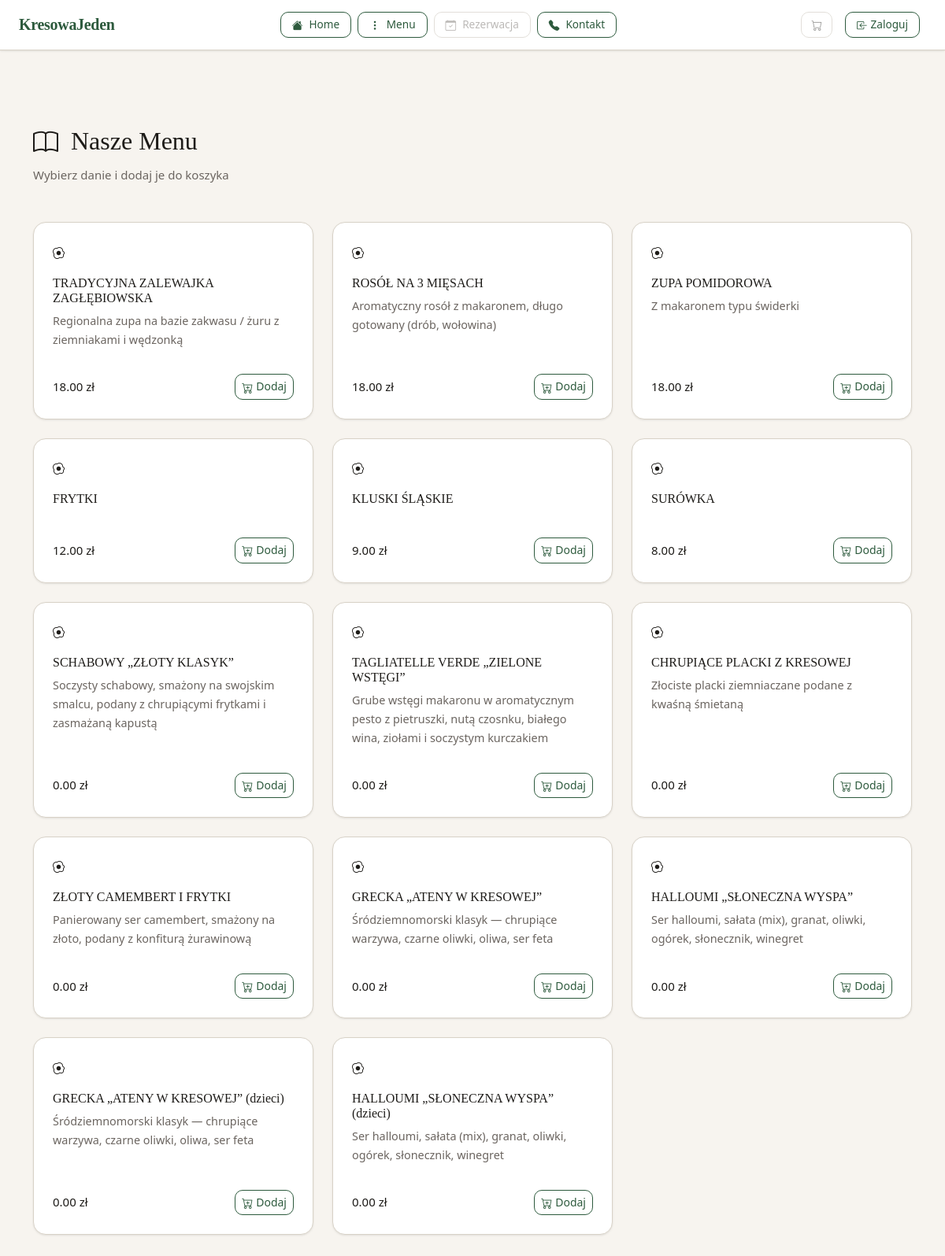
Page /menu/menu.php on the earlier database version.
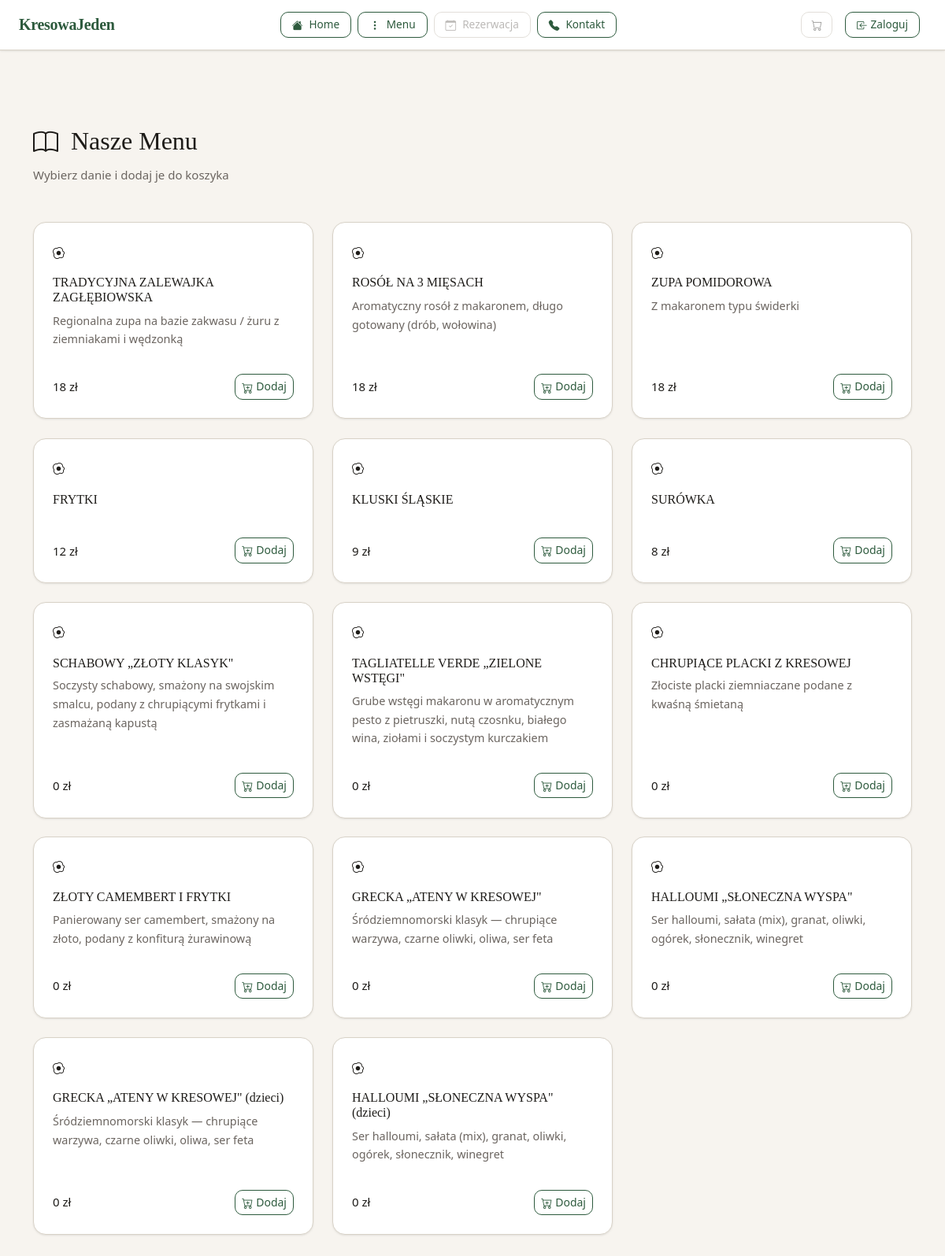
Same page on the later database version.
### tables this page shows
CREATE TABLE `menu` (
  `id` int(11) NOT NULL,
  `nazwaPotrawy` text NOT NULL,
  `opis` text NOT NULL,
  `cena` float NOT NULL,
  `dostepne` tinyint(1) NOT NULL,
  `typ` varchar(50) DEFAULT NULL
);

### menu/menu.php (the view, shortened to what this page needs)
<?php
require_once __DIR__ . '/../db.php';
?>
<!DOCTYPE html>
<html lang="pl">
<head>
    <link href="https://cdn.jsdelivr.net/npm/bootstrap@5.3.8/dist/css/bootstrap.min.css" rel="stylesheet">
    <link rel="stylesheet" href="https://cdn.jsdelivr.net/npm/bootstrap-icons@1.11.3/font/bootstrap-icons.min.css">
    <link rel="stylesheet" href="/style.css">
</head>
<body>
<?php include ROOT . '/navbar.php'; ?>
    <?php
        $z = "SELECT menu.nazwaPotrawy, menu.opis, menu.cena, menu.id FROM menu where dostepne=1";
        $r = mysqli_query($conn, $z);
    ?>
    <main>
        <div class="container py-5" style="padding-top: calc(var(--kj-navbar-h) + 2rem) !important;">
            <div class="page-header mb-5">
                <h2 class="page-title"><i class="bi bi-book me-3"></i>Nasze Menu</h2>
                <p class="page-subtitle">Wybierz danie i&nbsp;dodaj je do koszyka</p>
            </div>
            <div class="row row-cols-1 row-cols-md-2 row-cols-lg-3 g-4">
                <?php while($wiersz = mysqli_fetch_row($r)): ?>
                <div class="col">
                    <div class="card h-100 menu-card">
                        <div class="card-body d-flex flex-column p-4">
                            <div class="menu-card-icon">
                                <i class="bi bi-egg-fried"></i>
                            </div>
                            <h5 class="card-title mt-3"><?php echo htmlspecialchars($wiersz[0]); ?></h5>
                            <p class="card-text flex-grow-1"><?php echo htmlspecialchars($wiersz[1]); ?></p>
                            <div class="d-flex align-items-center justify-content-between mt-3">
                                <span class="menu-price"><?php echo htmlspecialchars($wiersz[2]); ?> zł</span>
                                <form action='<?=ADDTOCART?>' method='POST'>
                                    <button type='submit' class='btn btn-outline-success btn-sm'>
                                        <i class='bi bi-cart-plus me-1'></i>Dodaj
                                    </button>
                                </form>
                            </div>
                        </div>
                    </div>
                </div>
                <?php endwhile; ?>
            </div>
        </div>
    </main>
    <?php include ROOT . '/toast.php'; ?>
</body>
</html>

### navbar.php (shortened to what this page needs)
<header>
    <nav class="navbar navbar-expand-sm fixed-top">
        <div class="container-fluid px-4">
            <a href="<?=INDEX?>" class="navbar-text text-decoration-none">
                KresowaJeden
            </a>
            <ul class="navbar-nav mx-auto align-items-center">
                <li class="nav-item px-1">
                    <a href="<?=INDEX?>" class="btn btn-outline-success">
                        <i class="bi bi-house-fill me-2"></i>Home
                    </a>
                </li>
                <li class="nav-item px-1">
                    <a href="<?=VIEWMENU?>" class="btn btn-outline-success">
                        <i class="bi bi-three-dots-vertical me-2"></i>Menu
                    </a>
                </li>
                <?php if(isset($_SESSION['isAdmin']) && $_SESSION['isAdmin']): ?>
                    <li class="nav-item px-1">
                        <div class="dropend">
                            <a class="btn btn-outline-danger dropdown-toggle" role="button" data-bs-toggle="dropdown">
                                Administracja
                            </a>
                            <ul class="dropdown-menu">
                                <li><a class="dropdown-item" href="<?=MODIFYMENU?>">Modyfikuj menu</a></li>
                                <li><a class="dropdown-item disabled" href="#">Zarządzaj pracownikami</a></li>
                            </ul>
                        </div>
                    </li>
                <?php else: ?>
                    <li class="nav-item px-1">
                        <?php if(isset($_SESSION['user'])): ?>
                            <a href="#" class="btn btn-outline-success" data-bs-toggle="modal" data-bs-target="#bookModal1">
                                <i class="bi bi-calendar-check me-2"></i>Rezerwacja
                            </a>
                        <?php else: ?>
                            <a href="#" class="btn btn-outline-secondary disabled">
                                <i class="bi bi-calendar-check me-2"></i>Rezerwacja
                            </a>
                        <?php endif; ?>
                    </li>
                    <li class="nav-item px-1">
                        <a href="<?=CONTACT?>" class="btn btn-outline-success">
                            <i class="bi bi-telephone-fill me-2"></i>Kontakt
                        </a>
                    </li>
                <?php endif; ?>
            </ul>
            <ul class="navbar-nav ms-3 align-items-center">
                <?php if(isset($_SESSION['user'])): ?>
                    <?php $count = isset($_SESSION['cart']) ? array_sum($_SESSION['cart']) : 0; ?>
                    <li class="nav-item mx-1 my-1 px-1">
                        <a href="<?=VIEWCART?>" class="btn btn-outline-light position-relative">
                            <i class="bi bi-cart"></i>
                            <?php if($count > 0): ?>
                                <span class="position-absolute top-0 start-100 translate-middle badge rounded-pill" style="background:var(--kj-green);font-size:.65rem;"><?=$count?></span>
                            <?php endif; ?>
                        </a>
                    </li>
                    <li class="nav-item px-1">
                        <a href="<?=VIEWACCOUNT?>" class="btn btn-outline-light">
                            <i class="bi bi-person-fill"></i>
                        </a>
                    </li>
                    <li class="nav-item px-1">
                        <a href="<?=LOGOUT?>" class="btn btn-outline-danger">
                            <i class="bi bi-box-arrow-right me-2"></i>Wyloguj
                        </a>
                    </li>
                <?php else: ?>
                    <li class="nav-item mx-1 my-1 px-1">
                        <a href="<?=VIEWCART?>" class="btn btn-outline-light disabled">
                            <i class="bi bi-cart"></i>
                        </a>
                    </li>
                    <li class="nav-item mx-1 my-1 px-1">
                        <a href="#" class="btn btn-outline-success" data-bs-toggle="modal" data-bs-target="#loginModal">
                            <i class="bi bi-box-arrow-in-left me-1"></i>Zaloguj
                        </a>
                    </li>
                <?php endif; ?>
            </ul>
        </div>
    </nav>
</header>

### toast.php (shortened to what this page needs)
<div class="position-fixed bottom-0 end-0 p-3" style="z-index: 9999">
</div>

### style.css (style rules this page uses)
:root { --kj-bg: #F7F4EF; --kj-surface: #FFFFFF; --kj-surface-alt: #F0EDE6; --kj-border: #D8D2C7; --kj-border-dark: #BFB8AC; --kj-text: #1E1C19; --kj-text-muted: #6B6560; --kj-text-light: #9B9490; --kj-green: #2D5A3D; --kj-green-hover: #234830; --kj-green-light: #EBF3EE; --kj-green-text: #1B3E29; --kj-amber: #C17A2A; --kj-amber-light: #FDF3E3; --kj-amber-text: #7A4A10; --kj-danger: #B53C3C; --kj-danger-light: #FDEAEA; --kj-danger-text: #7A2020; --kj-warning: #C17A2A; --kj-warning-light:#FDF3E3; --kj-radius-sm: 6px; --kj-radius-md: 10px; --kj-radius-lg: 16px; --kj-radius-xl: 24px; --kj-shadow-sm: 0 1px 3px rgba(30,28,25,.07), 0 1px 2px rgba(30,28,25,.04); --kj-shadow-md: 0 4px 12px rgba(30,28,25,.09), 0 2px 4px rgba(30,28,25,.05); --kj-shadow-lg: 0 10px 30px rgba(30,28,25,.12), 0 4px 8px rgba(30,28,25,.06); --kj-font-body: 'Lora', Georgia, serif; --kj-font-ui: 'DM Sans', system-ui, sans-serif; --kj-navbar-h: 64px; }
*, *::before, *::after { box-sizing: border-box; }
html { scroll-behavior: smooth; }
body { background-color: var(--kj-bg) !important; color: var(--kj-text) !important; font-family: var(--kj-font-ui) !important; font-size: 15px; line-height: 1.65; -webkit-font-smoothing: antialiased; }
.navbar { background-color: var(--kj-surface) !important; border-bottom: 1px solid var(--kj-border) !important; height: var(--kj-navbar-h); box-shadow: var(--kj-shadow-sm); backdrop-filter: blur(8px); }
.navbar-text { font-family: var(--kj-font-body) !important; font-size: 1.25rem !important; font-weight: 600 !important; color: var(--kj-green) !important; letter-spacing: -0.3px; }
.navbar .btn-outline-success { color: var(--kj-green) !important; border-color: var(--kj-green) !important; font-family: var(--kj-font-ui); font-weight: 500; font-size: 0.85rem; padding: 5px 14px; border-radius: var(--kj-radius-md) !important; transition: background-color .18s, color .18s; }
.navbar .btn-outline-secondary { color: var(--kj-text-muted) !important; border-color: var(--kj-border-dark) !important; font-size: 0.85rem; padding: 5px 14px; border-radius: var(--kj-radius-md) !important; }
.navbar .btn-outline-light { color: var(--kj-text) !important; border-color: var(--kj-border-dark) !important; font-size: 0.85rem; padding: 5px 12px; border-radius: var(--kj-radius-md) !important; transition: background-color .18s; }
main { padding-top: var(--kj-navbar-h); background-color: var(--kj-bg) !important; color: var(--kj-text) !important; }
main h1, main h2, main h3, main h4, main h5, main h6 { color: var(--kj-text) !important; font-family: var(--kj-font-body); font-weight: 500; }
main p { color: var(--kj-text-muted); }
.btn-outline-success { color: var(--kj-green) !important; border-color: var(--kj-green) !important; border-radius: var(--kj-radius-md) !important; font-weight: 500; transition: background-color .18s, color .18s; }
.card { background-color: var(--kj-surface) !important; border: 1px solid var(--kj-border) !important; border-radius: var(--kj-radius-lg) !important; box-shadow: var(--kj-shadow-sm); color: var(--kj-text) !important; transition: box-shadow .2s, transform .2s; }
.card-title { color: var(--kj-text) !important; font-family: var(--kj-font-body); font-weight: 500; font-size: 1rem; }
.card-text { color: var(--kj-text-muted) !important; font-size: 0.9rem; }
.bi { vertical-align: -0.1em; }
.disabled, .btn.disabled, a.btn.disabled { opacity: 0.45 !important; pointer-events: none; }
main > * { animation: fadeInUp .35s ease both; }
.card { animation: fadeInUp .4s ease both; }

Differences in the rows shown:
computed for menu "TRADYCYJNA ZALEWAJKA ZAGŁĘBIOWSKA": cena "18.00" → "18"
computed for menu "ROSÓŁ NA 3 MIĘSACH": cena "18.00" → "18"
computed for menu "ZUPA POMIDOROWA": cena "18.00" → "18"
computed for menu "FRYTKI": cena "12.00" → "12"
computed for menu "KLUSKI ŚLĄSKIE": cena "9.00" → "9"
computed for menu "SURÓWKA": cena "8.00" → "8"
changed menu: nazwaPotrawy "SCHABOWY „ZŁOTY KLASYK”" → "SCHABOWY „ZŁOTY KLASYK\""; cena "0.00" → "0"
changed menu: nazwaPotrawy "TAGLIATELLE VERDE „ZIELONE WSTĘGI”" → "TAGLIATELLE VERDE „ZIELONE WSTĘGI\""; cena "0.00" → "0"
computed for menu "CHRUPIĄCE PLACKI Z KRESOWEJ": cena "0.00" → "0"
computed for menu "ZŁOTY CAMEMBERT I FRYTKI": cena "0.00" → "0"
changed menu: nazwaPotrawy "GRECKA „ATENY W KRESOWEJ”" → "GRECKA „ATENY W KRESOWEJ\""; cena "0.00" → "0"
changed menu: nazwaPotrawy "HALLOUMI „SŁONECZNA WYSPA”" → "HALLOUMI „SŁONECZNA WYSPA\""; cena "0.00" → "0"
changed menu: nazwaPotrawy "GRECKA „ATENY W KRESOWEJ” (dzieci)" → "GRECKA „ATENY W KRESOWEJ\" (dzieci)"; cena "0.00" → "0"
changed menu: nazwaPotrawy "HALLOUMI „SŁONECZNA WYSPA” (dzieci)" → "HALLOUMI „SŁONECZNA WYSPA\" (dzieci)"; cena "0.00" → "0"
